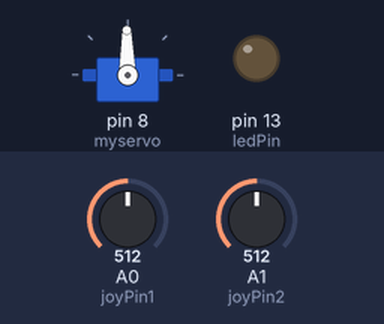
Bench run of a sketch on a simulated Arduino Uno, built with avr-gcc and run on an emulated ATmega328P. Shown: servo, output pins drawn as LEDs (lit = HIGH). Inputs (shaded band) come from the test bench; at power-on: A0 (joyPin1) = 512, A1 (joyPin2) = 512.

Above: at 1.2 s.
1.3 s: A0 (joyPin1) set to 716
At 1.6 s:
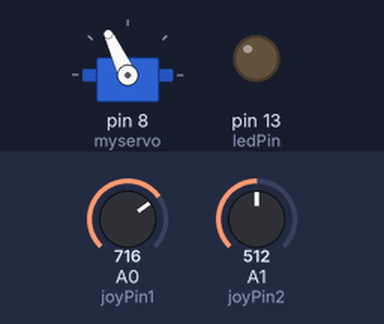
2.8 s: A0 (joyPin1) set to 900
At 4.0 s:
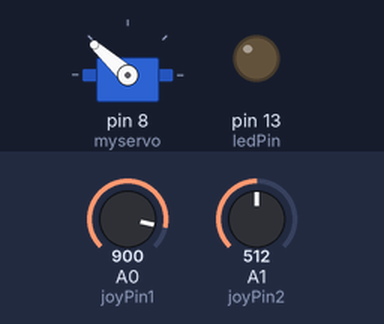
4.3 s: A0 (joyPin1) set to 1023
At 5.1 s:
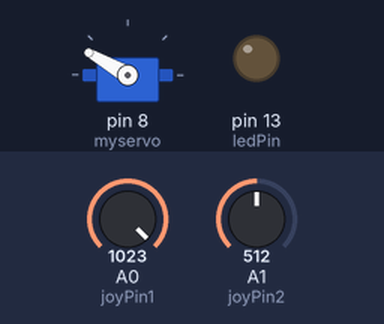
5.8 s: A0 (joyPin1) set to 306
At 6.3 s:
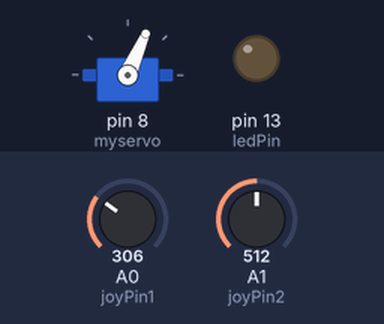
7.3 s: A0 (joyPin1) set to 140
At 8.5 s:
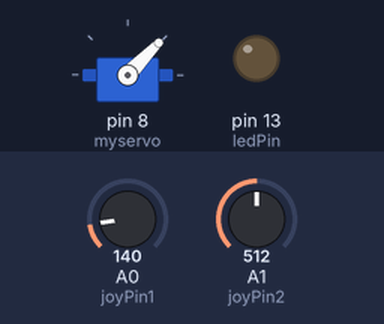
8.8 s: A0 (joyPin1) set to 511
At 9.7 s:
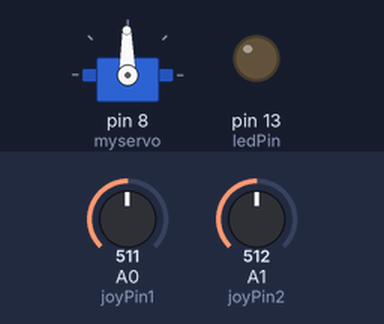
Timing chart, 0 to 11.3 s (numbered marks = the images above; inputs shaded):
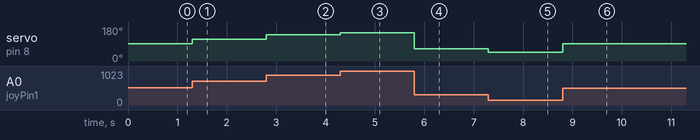

Measured:
- after the input at 1.3 s, servo on pin 8 (myservo): 91° → 115° at once
- after the input at 2.8 s, servo on pin 8 (myservo): 115° → 138° at once
- after the input at 4.3 s, servo on pin 8 (myservo): 138° → 150° at once
- after the input at 5.8 s, servo on pin 8 (myservo): 150° → 66° at once
- after the input at 7.3 s, servo on pin 8 (myservo): 66° → 46° at once
- after the input at 8.8 s, servo on pin 8 (myservo): 46° → 91° at once

The sketch:

Joy.ino
```cpp
 /* Read Jostick
  * ------------
  *
  * Reads two analog pins that are supposed to be
  * connected to a jostick made of two potentiometers
  *
  * We send three bytes back to the comp: one header and two
  * with data as signed bytes, this will take the form:
  *     Jxy\r\n
  *
  * x and y are integers and sent in ASCII
  *
  * http://www.0j0.org | http://arduino.berlios.de
  * copyleft 2005 DojoDave for DojoCorp
  */
#include <Servo.h>

Servo myservo;

int ledPin = 13;
int joyPin1 = 0;                 // slider variable connecetd to analog pin 0
int joyPin2 = 1;                 // slider variable connecetd to analog pin 1
int value1 = 0;                  // variable to read the value from the analog pin 0
int value2 = 0;                  // variable to read the value from the analog pin 1

void setup() {
    pinMode(ledPin, OUTPUT);              // initializes digital pins 0 to 7 as outputs
    Serial.begin(9600);
    myservo.attach(8);
}

int treatValue(int data) {
    return data;
}

int mapOutput(int in)
{
    int min_val = 30;
    int max_val = 150;
    int diff = max_val - min_val;
    double r = in;
    r *= double(diff) / 1000.;
    r += min_val;
    if (r > max_val) {
        r = max_val;
    }
    if (r < min_val) {
        r = min_val;
    }
    return int(r);
}

void loop() {
    // reads the value of the variable resistor
    value1 = analogRead(joyPin1);
    // this small pause is needed between reading
    // analog pins, otherwise we get the same value twice
    /*delay(100);*/
    // reads the value of the variable resistor
    value2 = analogRead(joyPin2);

    myservo.write(mapOutput(value1));
}
```
